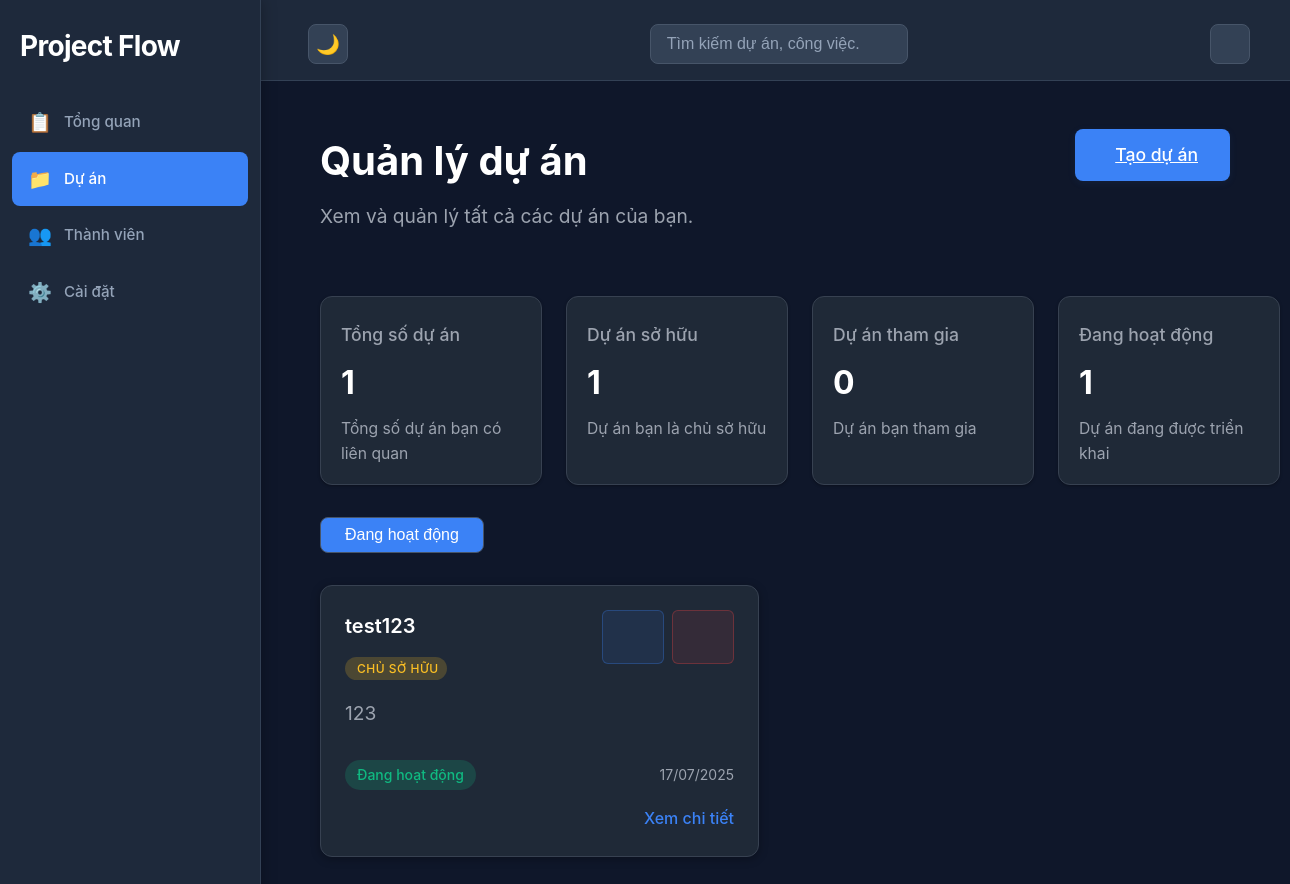
The app's page /dashboard/projects/ (signed in) with its own data.
### dashboard/models.py (models this page shows)
class Project(models.Model):
    id = models.AutoField(primary_key=True)
    name = models.CharField(max_length=255)
    description = models.TextField()
    status = models.CharField(
        max_length=20,
        choices=ProjectStatus.choices,
        default=ProjectStatus.ACTIVE
    )
    created_at = models.DateTimeField(auto_now_add=True)
    updated_at = models.DateTimeField(auto_now=True)
    archived_at = models.DateTimeField(null=True, blank=True)
    owner = models.ForeignKey(
        User,
        on_delete=models.CASCADE,
        related_name='owned_projects'
    )
    class Meta:
        db_table = 'projects'

### dashboard/views.py (the view, shortened to what this page needs)
# urls.py: path('projects/', views.view_projects, name='view_projects'),
@login_required(login_url="login")
def view_projects(request):
    user = request.user
    owned_projects = Project.objects.filter(owner=user)
    member_projects = ProjectMember.objects.filter(user=user).select_related('project')
    all_project_ids = set()
    projects_data = []
    for project in owned_projects:
        if project.id not in all_project_ids:
            all_project_ids.add(project.id)
            member_role = ProjectMember.objects.filter(user=user, project=project).first()
            user_role = member_role.role if member_role else 'OWNER'
            projects_data.append({
                'project': project,
                'user_role': user_role,
                'is_owner': True
            })
    for member_project in member_projects:
        project = member_project.project
    projects_data.sort(key=lambda x: x['project'].created_at, reverse=True)
    total_projects = len(projects_data)
    owned_projects_count = len([p for p in projects_data if p['is_owner']])
    member_projects_count = len([p for p in projects_data if not p['is_owner']])
    active_projects = len([p for p in projects_data if p['project'].status == 'ACTIVE'])
    completed_projects = len([p for p in projects_data if p['project'].status == 'COMPLETED'])
    on_hold_projects = len([p for p in projects_data if p['project'].status == 'ON_HOLD'])
    context = {
        'username': user.username,
        'projects_data': projects_data,
        'total_projects': total_projects,
        'owned_projects_count': owned_projects_count,
        'member_projects_count': member_projects_count,
        'active_projects': active_projects,
        'completed_projects': completed_projects,
        'on_hold_projects': on_hold_projects,
    }
    return render(request, 'dashboard/projects_content.html', context)

### templates/dashboard/projects_content.html (shortened to what this page needs)
{% extends "dashboard/base.html"%}
{% block include_header %}
<link rel="stylesheet" href="/static/dashboard/projects_content.css">
{% endblock%}
{% block container %}
<div id="projects-content" class="content-section">
    <div class="projects-header">
        <div class="projects-title-group">
            <h1>Quản lý dự án</h1>
            <p>Xem và quản lý tất cả các dự án của bạn.</p>
        </div>
        <a href="{% url 'create_project' %}" class="create-btn">
             Tạo dự án
        </a>
    </div>
    <div class="projects-stats">
        <div class="stat-card">
            <div class="stat-title">Tổng số dự án</div>
            <div class="stat-value">{{ total_projects }}</div>
            <div class="stat-desc">Tổng số dự án bạn có liên quan</div>
        </div>
        <div class="stat-card">
            <div class="stat-title">Dự án sở hữu </div>
            <div class="stat-value">{{ owned_projects_count }}</div>
            <div class="stat-desc">Dự án bạn là chủ sở hữu</div>
        </div>
        <div class="stat-card">
            <div class="stat-title">Dự án tham gia </div>
            <div class="stat-value">{{ member_projects_count }}</div>
            <div class="stat-desc">Dự án bạn tham gia</div>
        </div>
        <div class="stat-card">
            <div class="stat-title">Đang hoạt động </div>
            <div class="stat-value">{{ active_projects }}</div>
            <div class="stat-desc">Dự án đang được triển khai</div>
        </div>
    </div>
    <div class="projects-tabs">
        <button class="tab-btn active">Đang hoạt động</button>
    </div>
    {% if projects_data %}
        <div class="projects-grid">
            {% for project_data in projects_data %}
                <div class="project-card">
                    <div class="project-header">
                        <div class="project-name-section">
                            <h3 class="project-name">{{ project_data.project.name }}</h3>
                            <span class="user-role-badge role-{{ project_data.user_role|lower }}">
                                {% if project_data.user_role == 'OWNER' %}
                                     Chủ sở hữu
                                {% elif project_data.user_role == 'ADMIN' %}
                                    <i class="fas fa-shield-alt"></i> Quản trị viên
                                {% else %}
                                    <i class="fas fa-user"></i> Thành viên
                                {% endif %}
                            </span>
                        </div>
                        {% if project_data.is_owner %}
                        <div class="project-actions">
                            <a href="{% url 'edit_project' project_data.project.id %}" class="action-btn edit-btn" title="Chỉnh sửa">
                            </a>
                            <a href="{% url 'delete_project' project_data.project.id %}" class="action-btn delete-btn" title="Xóa">
                            </a>
                        </div>
                        {% endif %}
                    </div>
                    <p class="project-description">{{ project_data.project.description|truncatechars:100 }}</p>
                    <div class="project-meta">
                        <span class="project-status status-{{ project_data.project.status|lower }}">
                            {% if project_data.project.status == 'ACTIVE' %}
                                 Đang hoạt động
                            {% elif project_data.project.status == 'COMPLETED' %}
                                <i class="fa-solid fa-check-circle"></i> Hoàn thành
                            {% elif project_data.project.status == 'ON_HOLD' %}
                                <i class="fa-solid fa-pause-circle"></i> Tạm dừng
                            {% endif %}
                        </span>
                        <span class="project-date">{{ project_data.project.created_at|date:"d/m/Y" }}</span>
                    </div>
                    <div class="project-footer">
                        <a href="{% url 'view_project_detail' project_data.project.id %}" class="view-project-btn">
                            Xem chi tiết
                        </a>
                    </div>
                </div>
            {% endfor %}
        </div>
    {% endif %}
</div>
{% endblock %}

### static/dashboard/frame.css (style rules this page uses)
#projects-content h1 { font-size: 2.5rem; margin-bottom: 0.5rem; color: #ffffff; }
#projects-content p { color: #9ca3af; font-size: 1.2rem; margin-bottom: 2rem; }
.create-btn { background: #3b82f6; color: #ffffff; border: none; border-radius: 8px; padding: 12px 32px; font-size: 1.1rem; cursor: pointer; transition: background 0.2s; }

### static/dashboard/projects_content.css (style rules this page uses)
.projects-header { display: flex; align-items: flex-start; justify-content: space-between; margin-bottom: 32px; }
.projects-title-group h1 { font-size: 2.5rem; font-weight: 700; margin: 0 0 8px 0; color: #ffffff; }
.projects-title-group p { color: #9ca3af; font-size: 1.15rem; margin: 0; }
.create-btn { background: #3b82f6; color: #ffffff; border: none; border-radius: 8px; padding: 12px 32px; font-size: 1.1rem; font-weight: 500; cursor: pointer; transition: background 0.2s; display: flex; align-items: center; gap: 8px; box-shadow: 0 2px 8px rgba(59,130,246,0.08); }
.projects-stats { display: flex; gap: 24px; margin-bottom: 32px; }
.stat-card { flex: 1; background: #1f2937; border: 1px solid #374151; border-radius: 12px; padding: 24px 20px 18px 20px; display: flex; flex-direction: column; gap: 8px; min-width: 180px; min-height: 120px; transition: all 0.2s; box-shadow: 0 1px 3px rgba(0, 0, 0, 0.3); }
.stat-title { font-size: 1.1rem; color: #9ca3af; font-weight: 500; display: flex; align-items: center; gap: 6px; }
.stat-value { font-size: 2rem; font-weight: 700; color: #ffffff; }
.stat-desc { font-size: 0.98rem; color: #9ca3af; }
.projects-tabs { display: flex; gap: 8px; margin-bottom: 32px; }
.tab-btn { background: #334155; color: #ffffff; border: 1px solid #475569; border-radius: 8px; padding: 8px 24px; font-size: 1rem; font-weight: 500; cursor: pointer; transition: background 0.2s, color 0.2s; }
.tab-btn.active, .tab-btn:hover { background: #3b82f6; color: #fff; }
.project-actions { display: flex; gap: 8px; }
.action-btn { padding: 8px 12px; border-radius: 6px; text-decoration: none; transition: all 0.3s ease; display: flex; align-items: center; justify-content: center; width: 36px; height: 36px; }
.edit-btn { background: rgba(59, 130, 246, 0.1); color: #3b82f6; border: 1px solid rgba(59, 130, 246, 0.3); }
.delete-btn { background: rgba(239, 68, 68, 0.1); color: #ef4444; border: 1px solid rgba(239, 68, 68, 0.3); }
.projects-grid { display: grid; grid-template-columns: repeat(auto-fill, minmax(350px, 1fr)); gap: 2rem; margin-top: 2rem; }
.project-card { background: #1f2937; padding: 1.5rem; border-radius: 12px; box-shadow: 0 2px 10px rgba(0,0,0,0.3); transition: transform 0.3s ease, box-shadow 0.3s ease; border: 1px solid #374151; }
.project-header { display: flex; justify-content: space-between; align-items: flex-start; margin-bottom: 1rem; }
.project-name-section { flex: 1; }
.project-name { font-size: 1.25rem; font-weight: 600; color: #ffffff; margin: 0 0 0.5rem 0; }
.user-role-badge { display: inline-flex; align-items: center; gap: 4px; padding: 2px 8px; border-radius: 12px; font-size: 0.75rem; font-weight: 500; text-transform: uppercase; letter-spacing: 0.5px; }
.user-role-badge.role-owner { background-color: rgba(251, 191, 36, 0.2); color: #fbbf24; }
.project-description { color: #9ca3af; margin-bottom: 1rem; line-height: 1.5; }
.project-meta { display: flex; justify-content: space-between; align-items: center; margin-bottom: 1rem; }
.project-status { padding: 0.25rem 0.75rem; border-radius: 20px; font-size: 0.875rem; font-weight: 500; }
.status-active { background: rgba(16, 185, 129, 0.2); color: #10b981; }
.project-date { color: #9ca3af; font-size: 0.875rem; }
.project-footer { text-align: right; }
.view-project-btn { color: #3b82f6; text-decoration: none; font-weight: 500; transition: color 0.3s ease; }

### records on screen
Project: project.name "test123", project.description "123", status "Đang hoạt động", project.created_at "17/07/2025"

### other values on screen
{{ total_projects }} "1"
{{ owned_projects_count }} "1"
{{ member_projects_count }} "0"
{{ active_projects }} "1"
